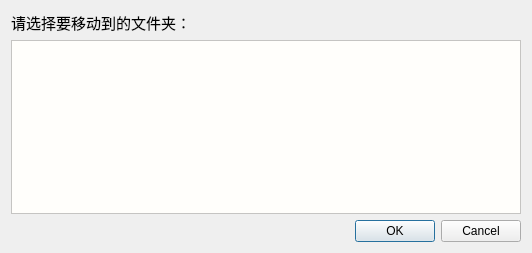
<?xml version="1.0" encoding="UTF-8"?>
<ui version="4.0">
 <class>SelectFolder</class>
 <widget class="QDialog" name="SelectFolder">
  <property name="geometry">
   <rect>
    <x>0</x>
    <y>0</y>
    <width>532</width>
    <height>253</height>
   </rect>
  </property>
  <property name="windowTitle">
   <string>请选择移动到的文件夹</string>
  </property>
  <property name="styleSheet">
   <string notr="true"/>
  </property>
  <layout class="QVBoxLayout" name="verticalLayout">
   <item>
    <widget class="QLabel" name="label">
     <property name="font">
      <font>
       <pointsize>11</pointsize>
      </font>
     </property>
     <property name="text">
      <string>请选择要移动到的文件夹：</string>
     </property>
    </widget>
   </item>
   <item>
    <widget class="QListWidget" name="listWidget">
     <property name="styleSheet">
      <string notr="true">
background-color: rgb(255, 254, 251);</string>
     </property>
    </widget>
   </item>
   <item>
    <widget class="QDialogButtonBox" name="buttonBox">
     <property name="styleSheet">
      <string notr="true"> background-color: rgba(113, 196, 239，0);



</string>
     </property>
     <property name="orientation">
      <enum>Qt::Horizontal</enum>
     </property>
     <property name="standardButtons">
      <set>QDialogButtonBox::Cancel|QDialogButtonBox::Ok</set>
     </property>
     <property name="centerButtons">
      <bool>false</bool>
     </property>
    </widget>
   </item>
  </layout>
 </widget>
 <resources/>
 <connections>
  <connection>
   <sender>buttonBox</sender>
   <signal>accepted()</signal>
   <receiver>SelectFolder</receiver>
   <slot>accept()</slot>
   <hints>
    <hint type="sourcelabel">
     <x>248</x>
     <y>254</y>
    </hint>
    <hint type="destinationlabel">
     <x>157</x>
     <y>274</y>
    </hint>
   </hints>
  </connection>
  <connection>
   <sender>buttonBox</sender>
   <signal>rejected()</signal>
   <receiver>SelectFolder</receiver>
   <slot>reject()</slot>
   <hints>
    <hint type="sourcelabel">
     <x>316</x>
     <y>260</y>
    </hint>
    <hint type="destinationlabel">
     <x>286</x>
     <y>274</y>
    </hint>
   </hints>
  </connection>
 </connections>
</ui>
